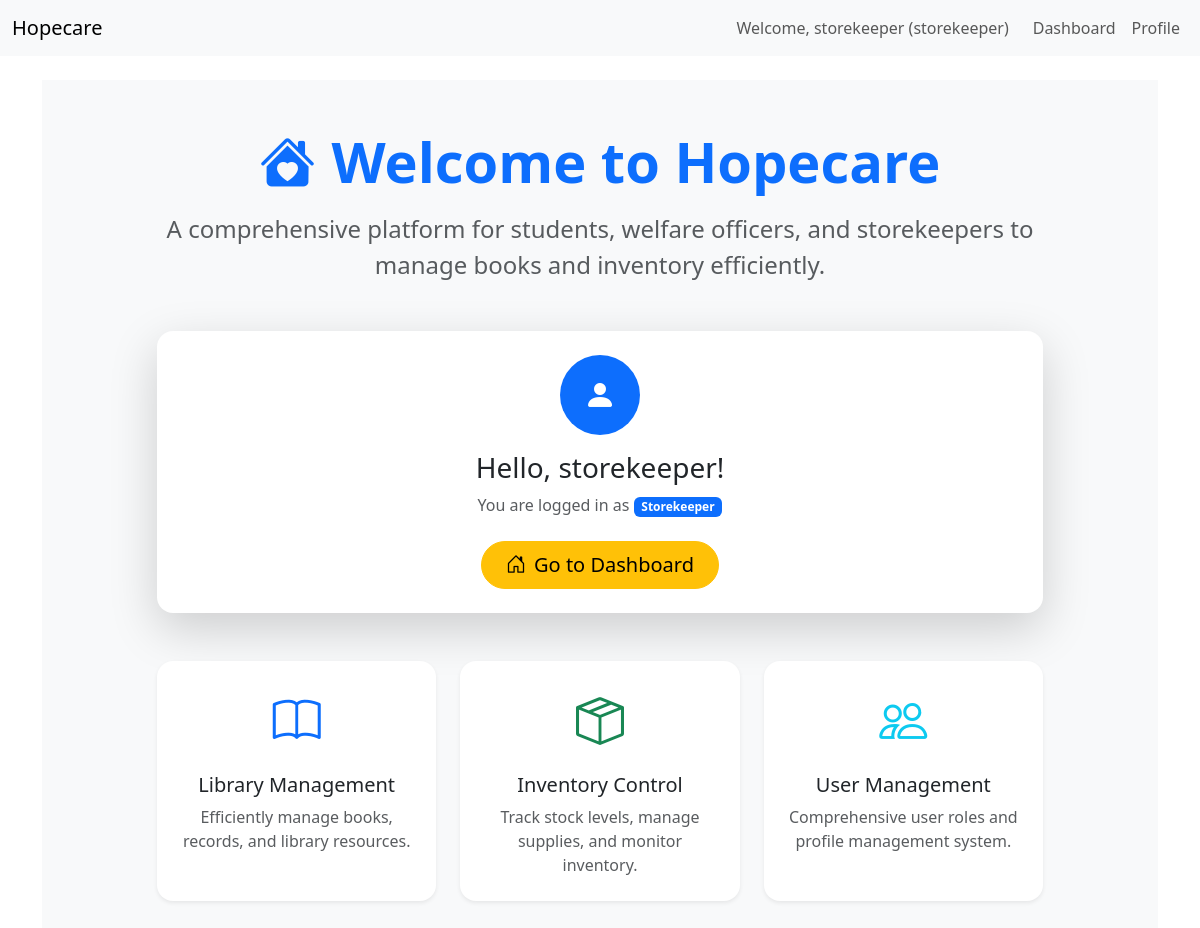
Screenshot of / (signed in) with the database file from the repository.
### accounts/models.py (models this page shows, shortened)
class User(AbstractUser):
    ROLE_CHOICES = [
        ('welfare', 'Welfare'),
        ('storekeeper', 'Storekeeper'),
        ('admin', 'Admin'),
    ]
    GENDER_CHOICES = [
        ('male', 'Male'),
        ('female', 'Female'),
    ]
    role = models.CharField(max_length=20, choices=ROLE_CHOICES, default='welfare')
    profile_picture = CloudinaryField('image', blank=True, null=True)
    middle_name = models.CharField(max_length=30, blank=True, null=True)
    date_of_birth = models.DateField(blank=True, null=True)
    gender = models.CharField(max_length=10, choices=GENDER_CHOICES, blank=True, null=True)
    email = models.EmailField(unique=True)
    USERNAME_FIELD = 'email'
    REQUIRED_FIELDS = ['username', 'first_name', 'last_name']

### accounts/views.py (the view)
# urls.py: 2. Add a URL to urlpatterns:  path('', views.home, name='home')
def home(request):
    if not request.user.is_authenticated:
        return redirect('login')
    return render(request, 'home.html', {'user': request.user})

### templates/home.html (shortened to what this page needs)
{% extends 'base.html' %}
{% block content %}
<div class="container-fluid bg-light py-5">
    <div class="container">
        <div class="row justify-content-center">
            <div class="col-lg-10">
                <div class="text-center mb-5">
                    <h1 class="display-4 fw-bold text-primary mb-3">
                        <i class="bi bi-house-heart-fill me-3"></i>Welcome to Hopecare
                    </h1>
                    <p class="lead text-muted fs-4">A comprehensive platform for students, welfare officers, and storekeepers to manage books and inventory efficiently.</p>
                </div>
                {% if user.is_authenticated %}
                    <div class="card shadow-lg border-0 rounded-4 mb-5">
                        <div class="card-body p-4 text-center">
                            <div class="mb-3">
                                {% if user.profile_picture %}
                                    <img src="{{ user.profile_picture.url }}" alt="Profile" class="rounded-circle shadow" style="width: 80px; height: 80px; object-fit: cover;">
                                {% else %}
                                    <div class="bg-primary rounded-circle d-inline-flex align-items-center justify-content-center text-white" style="width: 80px; height: 80px; font-size: 2rem;">
                                        <i class="bi bi-person-fill"></i>
                                    </div>
                                {% endif %}
                            </div>
                            <h3 class="card-title">Hello, {{ user.get_full_name|default:user.username }}!</h3>
                            <p class="card-text text-muted">You are logged in as <span class="badge bg-primary">{{ user.role|title }}</span></p>
                            <div class="mt-4">
                                {% if user.role == 'welfare' %}
                                    <a href="{% url 'welfare_dashboard' %}" class="btn btn-success btn-lg rounded-pill px-4">
                                        <i class="bi bi-house-door me-2"></i>Go to Dashboard
                                    </a>
                                {% elif user.role == 'storekeeper' %}
                                    <a href="{% url 'storekeeper_dashboard' %}" class="btn btn-warning btn-lg rounded-pill px-4">
                                        <i class="bi bi-house-door me-2"></i>Go to Dashboard
                                    </a>
                                {% elif user.role == 'admin' %}
                                    <a href="{% url 'admin_dashboard' %}" class="btn btn-danger btn-lg rounded-pill px-4">
                                        <i class="bi bi-house-door me-2"></i>Go to Dashboard
                                    </a>
                                {% endif %}
                            </div>
                        </div>
                    </div>
                {% endif %}
                <div class="row g-4">
                    <div class="col-md-4">
                        <div class="card h-100 shadow-sm border-0 rounded-4 text-center">
                            <div class="card-body p-4">
                                <div class="mb-3">
                                    <i class="bi bi-book text-primary" style="font-size: 3rem;"></i>
                                </div>
                                <h5 class="card-title">Library Management</h5>
                                <p class="card-text text-muted">Efficiently manage books, records, and library resources.</p>
                            </div>
                        </div>
                    </div>
                    <div class="col-md-4">
                        <div class="card h-100 shadow-sm border-0 rounded-4 text-center">
                            <div class="card-body p-4">
                                <div class="mb-3">
                                    <i class="bi bi-box-seam text-success" style="font-size: 3rem;"></i>
                                </div>
                                <h5 class="card-title">Inventory Control</h5>
                                <p class="card-text text-muted">Track stock levels, manage supplies, and monitor inventory.</p>
                            </div>
                        </div>
                    </div>
                    <div class="col-md-4">
                        <div class="card h-100 shadow-sm border-0 rounded-4 text-center">
                            <div class="card-body p-4">
                                <div class="mb-3">
                                    <i class="bi bi-people text-info" style="font-size: 3rem;"></i>
                                </div>
                                <h5 class="card-title">User Management</h5>
                                <p class="card-text text-muted">Comprehensive user roles and profile management system.</p>
                            </div>
                        </div>
                    </div>
                </div>
            </div>
        </div>
    </div>
</div>
{% endblock %}

### templates/base.html (shortened to what this page needs)
<!DOCTYPE html>
<html lang="en" data-bs-theme="light">
<head>
    <link href="https://cdn.jsdelivr.net/npm/bootstrap@5.3.0/dist/css/bootstrap.min.css" rel="stylesheet">
    <link rel="stylesheet" href="https://cdn.jsdelivr.net/npm/bootstrap-icons@1.11.3/font/bootstrap-icons.min.css">
</head>
<body>
    <nav id="main-navbar" class="navbar navbar-expand-lg navbar-light bg-light">
        <div class="container-fluid">
            <a class="navbar-brand" href="{% url 'home' %}">Hopecare</a>
            <div class="collapse navbar-collapse" id="navbarNav">
                <div class="navbar-nav ms-auto">
                    {% if user.is_authenticated %}
                        <span class="navbar-text me-3">Welcome, {{ user.get_full_name|default:user.username }} ({{ user.role }})</span>
                        {% if user.role == 'welfare' %}
                            <a class="nav-link" href="{% url 'welfare_dashboard' %}">Dashboard</a>
                        {% elif user.role == 'storekeeper' %}
                            <a class="nav-link" href="{% url 'storekeeper_dashboard' %}">Dashboard</a>
                        {% elif user.role == 'admin' %}
                            <a class="nav-link" href="{% url 'admin_dashboard' %}">Dashboard</a>
                        {% endif %}
                        <a class="nav-link" href="{% url 'profile' %}">Profile</a>
                    {% else %}
                        <a class="nav-link" href="{% url 'login' %}">Login</a>
                    {% endif %}
                </div>
            </div>
        </div>
    </nav>
    <div class="container mt-4">
        {% block content %}{% endblock %}
    </div>
</body>
</html>

### rows the page displays
User: get_full_name "storekeeper", role "storekeeper", role "Storekeeper"
